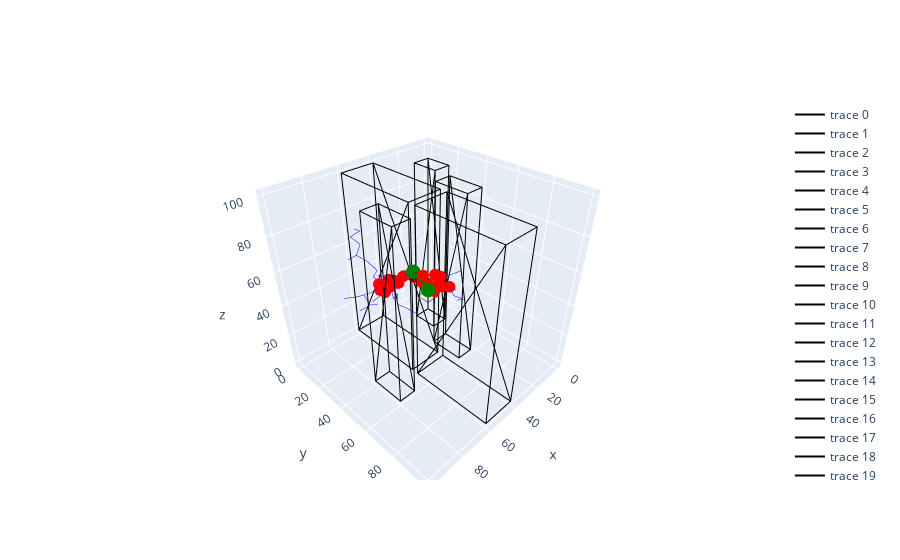

Here is the notebook cell this chart was saved with:
### Code cell
def main():
    #balance between extending and biasing	
	for i in range(0,maxIter):
		if i%10!=0: tree.expand()
		else: tree.bias()
	#check if sample is in goal, if so STOP!		
		if environment.goalRange()==1:
			print ("found")
			break
	tree.pathToGoal()
	tree.prun()
		
	#display initial plan under limited sensing
	draw()
	
fig.write_html("RRT3d_Plot.html")

 
# run main when RRT is called
if __name__ == '__main__':
    main()

### Figure 1 — Plotly figure (JSON) as saved in the notebook; plotly's stock layout.template omitted (floating-point values rounded to 4 significant figures)
{"data": [{"line": {"color": "black"}, "mode": "lines", "type": "scatter3d", "x": [40, 60, 60, 40, 40], "y": [52, 52, 100, 100, 52], "z": [0, 0, 0, 0, 0]}, {"line": {"color": "black"}, "mode": "lines", "type": "scatter3d", "x": [40, 60, 60, 40, 40], "y": [52, 52, 100, 100, 52], "z": [100, 100, 100, 100, 100]}, {"line": {"color": "black", "dash": "solid"}, "mode": "lines", "type": "scatter3d", "x": [40, 60, 60, 40, 40], "y": [52, 52, 52, 52, 52], "z": [0, 0, 100, 100, 0]}, {"line": {"color": "black", "dash": "solid"}, "mode": "lines", "type": "scatter3d", "x": [60, 60, 60, 60, 60], "y": [52, 52, 100, 100, 52], "z": [0, 0, 100, 100, 0]}, {"line": {"color": "black", "dash": "solid"}, "mode": "lines", "type": "scatter3d", "x": [60, 40, 40, 60, 60], "y": [100, 100, 100, 100, 100], "z": [0, 0, 100, 100, 0]}, {"line": {"color": "black", "dash": "solid"}, "mode": "lines", "type": "scatter3d", "x": [40, 40, 40, 40, 40], "y": [100, 100, 52, 52, 100], "z": [0, 0, 100, 100, 0]}, {"line": {"color": "black"}, "mode": "lines", "type": "scatter3d", "x": [70, 80, 80, 70, 70], "y": [40, 40, 60, 60, 40], "z": [0, 0, 0, 0, 0]}, {"line": {"color": "black"}, "mode": "lines", "type": "scatter3d", "x": [70, 80, 80, 70, 70], "y": [40, 40, 60, 60, 40], "z": [100, 100, 100, 100, 100]}, {"line": {"color": "black", "dash": "solid"}, "mode": "lines", "type": "scatter3d", "x": [70, 80, 80, 70, 70], "y": [40, 40, 40, 40, 40], "z": [0, 0, 100, 100, 0]}, {"line": {"color": "black", "dash": "solid"}, "mode": "lines", "type": "scatter3d", "x": [80, 80, 80, 80, 80], "y": [40, 40, 60, 60, 40], "z": [0, 0, 100, 100, 0]}, {"line": {"color": "black", "dash": "solid"}, "mode": "lines", "type": "scatter3d", "x": [80, 70, 70, 80, 80], "y": [60, 60, 60, 60, 60], "z": [0, 0, 100, 100, 0]}, {"line": {"color": "black", "dash": "solid"}, "mode": "lines", "type": "scatter3d", "x": [70, 70, 70, 70, 70], "y": [60, 60, 40, 40, 60], "z": [0, 0, 100, 100, 0]}, {"line": {"color": "black"}, "mode": "lines", "type": "scatter3d", "x": [40, 60, 60, 40, 40], "y": [0, 0, 48, 48, 0], "z": [0, 0, 0, 0, 0]}, {"line": {"color": "black"}, "mode": "lines", "type": "scatter3d", "x": [40, 60, 60, 40, 40], "y": [0, 0, 48, 48, 0], "z": [100, 100, 100, 100, 100]}, {"line": {"color": "black", "dash": "solid"}, "mode": "lines", "type": "scatter3d", "x": [40, 60, 60, 40, 40], "y": [0, 0, 0, 0, 0], "z": [0, 0, 100, 100, 0]}, {"line": {"color": "black", "dash": "solid"}, "mode": "lines", "type": "scatter3d", "x": [60, 60, 60, 60, 60], "y": [0, 0, 48, 48, 0], "z": [0, 0, 100, 100, 0]}, {"line": {"color": "black", "dash": "solid"}, "mode": "lines", "type": "scatter3d", "x": [60, 40, 40, 60, 60], "y": [48, 48, 48, 48, 48], "z": [0, 0, 100, 100, 0]}, {"line": {"color": "black", "dash": "solid"}, "mode": "lines", "type": "scatter3d", "x": [40, 40, 40, 40, 40], "y": [48, 48, 0, 0, 48], "z": [0, 0, 100, 100, 0]}, {"line": {"color": "black"}, "mode": "lines", "type": "scatter3d", "x": [15, 25, 25, 15, 15], "y": [15, 15, 30, 30, 15], "z": [0, 0, 0, 0, 0]}, {"line": {"color": "black"}, "mode": "lines", "type": "scatter3d", "x": [15, 25, 25, 15, 15], "y": [15, 15, 30, 30, 15], "z": [100, 100, 100, 100, 100]}, {"line": {"color": "black", "dash": "solid"}, "mode": "lines", "type": "scatter3d", "x": [15, 25, 25, 15, 15], "y": [15, 15, 15, 15, 15], "z": [0, 0, 100, 100, 0]}, {"line": {"color": "black", "dash": "solid"}, "mode": "lines", "type": "scatter3d", "x": [25, 25, 25, 25, 25], "y": [15, 15, 30, 30, 15], "z": [0, 0, 100, 100, 0]}, {"line": {"color": "black", "dash": "solid"}, "mode": "lines", "type": "scatter3d", "x": [25, 15, 15, 25, 25], "y": [30, 30, 30, 30, 30], "z": [0, 0, 100, 100, 0]}, {"line": {"color": "black", "dash": "solid"}, "mode": "lines", "type": "scatter3d", "x": [15, 15, 15, 15, 15], "y": [30, 30, 15, 15, 30], "z": [0, 0, 100, 100, 0]}, {"line": {"color": "black"}, "mode": "lines", "type": "scatter3d", "x": [25, 35, 35, 25, 25], "y": [40, 40, 60, 60, 40], "z": [0, 0, 0, 0, 0]}, {"line": {"color": "black"}, "mode": "lines", "type": "scatter3d", "x": [25, 35, 35, 25, 25], "y": [40, 40, 60, 60, 40], "z": [100, 100, 100, 100, 100]}, {"line": {"color": "black", "dash": "solid"}, "mode": "lines", "type": "scatter3d", "x": [25, 35, 35, 25, 25], "y": [40, 40, 40, 40, 40], "z": [0, 0, 100, 100, 0]}, {"line": {"color": "black", "dash": "solid"}, "mode": "lines", "type": "scatter3d", "x": [35, 35, 35, 35, 35], "y": [40, 40, 60, 60, 40], "z": [0, 0, 100, 100, 0]}, {"line": {"color": "black", "dash": "solid"}, "mode": "lines", "type": "scatter3d", "x": [35, 25, 25, 35, 35], "y": [60, 60, 60, 60, 60], "z": [0, 0, 100, 100, 0]}, {"line": {"color": "black", "dash": "solid"}, "mode": "lines", "type": "scatter3d", "x": [25, 25, 25, 25, 25], "y": [60, 60, 40, 40, 60], "z": [0, 0, 100, 100, 0]}, {"line": {"color": "blue", "width": 1}, "mode": "lines", "type": "scatter3d", "x": [100, 100], "y": [100, 100], "z": [100, 100]}, {"line": {"color": "blue", "width": 1}, "mode": "lines", "type": "scatter3d", "x": [96, 100], "y": [96, 100], "z": [96, 100]}, {"line": {"color": "blue", "width": 1}, "mode": "lines", "type": "scatter3d", "x": [91, 96], "y": [94, 96], "z": [92, 96]}, {"line": {"color": "blue", "width": 1}, "mode": "lines", "type": "scatter3d", "x": [86, 91], "y": [93, 94], "z": [91, 92]}, {"line": {"color": "blue", "width": 1}, "mode": "lines", "type": "scatter3d", "x": [81, 86], "y": [92, 93], "z": [88, 91]}, {"line": {"color": "blue", "width": 1}, "mode": "lines", "type": "scatter3d", "x": [82, 81], "y": [87, 92], "z": [86, 88]}, {"line": {"color": "blue", "width": 1}, "mode": "lines", "type": "scatter3d", "x": [78, 82], "y": [83, 87], "z": [83, 86]}, {"line": {"color": "blue", "width": 1}, "mode": "lines", "type": "scatter3d", "x": [73, 78], "y": [80, 83], "z": [83, 83]}, {"line": {"color": "blue", "width": 1}, "mode": "lines", "type": "scatter3d", "x": [69, 73], "y": [76, 80], "z": [79, 83]}, {"line": {"color": "blue", "width": 1}, "mode": "lines", "type": "scatter3d", "x": [67, 69], "y": [71, 76], "z": [77, 79]}, {"line": {"color": "blue", "width": 1}, "mode": "lines", "type": "scatter3d", "x": [71, 67], "y": [68, 71], "z": [77, 77]}, {"line": {"color": "blue", "width": 1}, "mode": "lines", "type": "scatter3d", "x": [63, 67], "y": [67, 71], "z": [73, 77]}, {"line": {"color": "blue", "width": 1}, "mode": "lines", "type": "scatter3d", "x": [72, 71], "y": [63, 68], "z": [77, 77]}, {"line": {"color": "blue", "width": 1}, "mode": "lines", "type": "scatter3d", "x": [58, 63], "y": [69, 67], "z": [72, 73]}, {"line": {"color": "blue", "width": 1}, "mode": "lines", "type": "scatter3d", "x": [54, 58], "y": [65, 69], "z": [68, 72]}, {"line": {"color": "blue", "width": 1}, "mode": "lines", "type": "scatter3d", "x": [73, 72], "y": [58, 63], "z": [73, 77]}, {"line": {"color": "blue", "width": 1}, "mode": "lines", "type": "scatter3d", "x": [77, 73], "y": [55, 58], "z": [69, 73]}, {"line": {"color": "blue", "width": 1}, "mode": "lines", "type": "scatter3d", "x": [74, 77], "y": [50, 55], "z": [64, 69]}, {"line": {"color": "blue", "width": 1}, "mode": "lines", "type": "scatter3d", "x": [57, 54], "y": [68, 65], "z": [64, 68]}, {"line": {"color": "blue", "width": 1}, "mode": "lines", "type": "scatter3d", "x": [71, 74], "y": [45, 50], "z": [64, 64]}, {"line": {"color": "blue", "width": 1}, "mode": "lines", "type": "scatter3d", "x": [73, 71], "y": [40, 45], "z": [60, 64]}, {"line": {"color": "blue", "width": 1}, "mode": "lines", "type": "scatter3d", "x": [69, 73], "y": [36, 40], "z": [56, 60]}, {"line": {"color": "blue", "width": 1}, "mode": "lines", "type": "scatter3d", "x": [64, 69], "y": [33, 36], "z": [52, 56]}, {"line": {"color": "blue", "width": 1}, "mode": "lines", "type": "scatter3d", "x": [59, 64], "y": [30, 33], "z": [47, 52]}, {"line": {"color": "blue", "width": 1}, "mode": "lines", "type": "scatter3d", "x": [74, 71], "y": [41, 45], "z": [66, 64]}, {"line": {"color": "blue", "width": 1}, "mode": "lines", "type": "scatter3d", "x": [76, 74], "y": [54, 50], "z": [60, 64]}, {"line": {"color": "blue", "width": 1}, "mode": "lines", "type": "scatter3d", "x": [83, 81], "y": [96, 92], "z": [87, 88]}, {"line": {"color": "blue", "width": 1}, "mode": "lines", "type": "scatter3d", "x": [69, 69], "y": [31, 36], "z": [58, 56]}, {"line": {"color": "blue", "width": 1}, "mode": "lines", "type": "scatter3d", "x": [61, 59], "y": [25, 30], "z": [43, 47]}, {"line": {"color": "blue", "width": 1}, "mode": "lines", "type": "scatter3d", "x": [56, 61], "y": [23, 25], "z": [38, 43]}, {"line": {"color": "blue", "width": 1}, "mode": "lines", "type": "scatter3d", "x": [51, 56], "y": [21, 23], "z": [41, 38]}, {"line": {"color": "blue", "width": 1}, "mode": "lines", "type": "scatter3d", "x": [71, 76], "y": [51, 54], "z": [59, 60]}, {"line": {"color": "blue", "width": 1}, "mode": "lines", "type": "scatter3d", "x": [55, 59], "y": [33, 30], "z": [45, 47]}, {"line": {"color": "blue", "width": 1}, "mode": "lines", "type": "scatter3d", "x": [55, 56], "y": [18, 23], "z": [33, 38]}, {"line": {"color": "blue", "width": 1}, "mode": "lines", "type": "scatter3d", "x": [46, 51], "y": [19, 21], "z": [39, 41]}, {"line": {"color": "blue", "width": 1}, "mode": "lines", "type": "scatter3d", "x": [54, 57], "y": [63, 68], "z": [62, 64]}, {"line": {"color": "blue", "width": 1}, "mode": "lines", "type": "scatter3d", "x": [73, 69], "y": [35, 36], "z": [53, 56]}, {"line": {"color": "blue", "width": 1}, "mode": "lines", "type": "scatter3d", "x": [80, 83], "y": [98, 96], "z": [85, 87]}, {"line": {"color": "blue", "width": 1}, "mode": "lines", "type": "scatter3d", "x": [41, 46], "y": [17, 19], "z": [34, 39]}, {"line": {"color": "blue", "width": 1}, "mode": "lines", "type": "scatter3d", "x": [36, 41], "y": [15, 17], "z": [35, 34]}, {"line": {"color": "blue", "width": 1}, "mode": "lines", "type": "scatter3d", "x": [53, 57], "y": [71, 68], "z": [62, 64]}, {"line": {"color": "blue", "width": 1}, "mode": "lines", "type": "scatter3d", "x": [64, 69], "y": [78, 76], "z": [79, 79]}, {"line": {"color": "blue", "width": 1}, "mode": "lines", "type": "scatter3d", "x": [64, 69], "y": [28, 31], "z": [58, 58]}, {"line": {"color": "blue", "width": 1}, "mode": "lines", "type": "scatter3d", "x": [59, 55], "y": [16, 18], "z": [30, 33]}, {"line": {"color": "blue", "width": 1}, "mode": "lines", "type": "scatter3d", "x": [32, 36], "y": [18, 15], "z": [36, 35]}, {"line": {"color": "blue", "width": 1}, "mode": "lines", "type": "scatter3d", "x": [81, 80], "y": [96, 98], "z": [84, 85]}, {"line": {"color": "blue", "width": 1}, "mode": "lines", "type": "scatter3d", "x": [66, 64], "y": [23, 28], "z": [62, 58]}, {"line": {"color": "blue", "width": 1}, "mode": "lines", "type": "scatter3d", "x": [74, 71], "y": [54, 51], "z": [56, 59]}, {"line": {"color": "blue", "width": 1}, "mode": "lines", "type": "scatter3d", "x": [27, 32], "y": [15, 18], "z": [31, 36]}, {"line": {"color": "blue", "width": 1}, "mode": "lines", "type": "scatter3d", "x": [77, 73], "y": [33, 35], "z": [52, 53]}, {"line": {"color": "blue", "width": 1}, "mode": "lines", "type": "scatter3d", "x": [56, 59], "y": [11, 16], "z": [25, 30]}, {"line": {"color": "blue", "width": 1}, "mode": "lines", "type": "scatter3d", "x": [72, 74], "y": [58, 54], "z": [55, 56]}, {"line": {"color": "blue", "width": 1}, "mode": "lines", "type": "scatter3d", "x": [25, 27], "y": [19, 15], "z": [28, 31]}, {"line": {"color": "blue", "width": 1}, "mode": "lines", "type": "scatter3d", "x": [27, 32], "y": [16, 18], "z": [40, 36]}, {"line": {"color": "blue", "width": 1}, "mode": "lines", "type": "scatter3d", "x": [20, 25], "y": [16, 19], "z": [23, 28]}, {"line": {"color": "blue", "width": 1}, "mode": "lines", "type": "scatter3d", "x": [77, 77], "y": [37, 33], "z": [48, 52]}, {"line": {"color": "blue", "width": 1}, "mode": "lines", "type": "scatter3d", "x": [80, 77], "y": [29, 33], "z": [50, 52]}, {"line": {"color": "blue", "width": 1}, "mode": "lines", "type": "scatter3d", "x": [72, 77], "y": [37, 37], "z": [46, 48]}, {"line": {"color": "blue", "width": 1}, "mode": "lines", "type": "scatter3d", "x": [70, 66], "y": [20, 23], "z": [66, 62]}, {"line": {"color": "blue", "width": 1}, "mode": "lines", "type": "scatter3d", "x": [15, 20], "y": [15, 16], "z": [20, 23]}, {"line": {"color": "blue", "width": 1}, "mode": "lines", "type": "scatter3d", "x": [65, 70], "y": [17, 20], "z": [69, 66]}, {"line": {"color": "blue", "width": 1}, "mode": "lines", "type": "scatter3d", "x": [11, 15], "y": [11, 15], "z": [16, 20]}, {"line": {"color": "blue", "width": 1}, "mode": "lines", "type": "scatter3d", "x": [72, 70], "y": [15, 20], "z": [62, 66]}, {"line": {"color": "blue", "width": 1}, "mode": "lines", "type": "scatter3d", "x": [67, 65], "y": [12, 17], "z": [72, 69]}, {"line": {"color": "blue", "width": 1}, "mode": "lines", "type": "scatter3d", "x": [24, 20], "y": [13, 16], "z": [23, 23]}, {"line": {"color": "blue", "width": 1}, "mode": "lines", "type": "scatter3d", "x": [59, 56], "y": [26, 23], "z": [36, 38]}, {"line": {"color": "blue", "width": 1}, "mode": "lines", "type": "scatter3d", "x": [63, 67], "y": [15, 12], "z": [75, 72]}, {"line": {"color": "blue", "width": 1}, "mode": "lines", "type": "scatter3d", "x": [69, 72], "y": [62, 58], "z": [52, 55]}, {"line": {"color": "blue", "width": 1}, "mode": "lines", "type": "scatter3d", "x": [59, 63], "y": [63, 67], "z": [74, 73]}, {"line": {"color": "blue", "width": 1}, "mode": "lines", "type": "scatter3d", "x": [7, 11], "y": [7, 11], "z": [11, 16]}, {"line": {"color": "blue", "width": 1}, "mode": "lines", "type": "scatter3d", "x": [59, 64], "y": [79, 78], "z": [79, 79]}, {"line": {"color": "blue", "width": 1}, "mode": "lines", "type": "scatter3d", "x": [81, 77], "y": [34, 37], "z": [45, 48]}, {"line": {"color": "blue", "width": 1}, "mode": "lines", "type": "scatter3d", "x": [67, 63], "y": [16, 15], "z": [78, 75]}, {"line": {"color": "blue", "width": 1}, "mode": "lines", "type": "scatter3d", "x": [84, 80], "y": [26, 29], "z": [50, 50]}, {"line": {"color": "blue", "width": 1}, "mode": "lines", "type": "scatter3d", "x": [25, 25], "y": [23, 19], "z": [24, 28]}, {"line": {"color": "blue", "width": 1}, "mode": "lines", "type": "scatter3d", "x": [10, 15], "y": [17, 15], "z": [23, 20]}, {"line": {"color": "blue", "width": 1}, "mode": "lines", "type": "scatter3d", "x": [78, 77], "y": [50, 55], "z": [70, 69]}, {"line": {"color": "blue", "width": 1}, "mode": "lines", "type": "scatter3d", "x": [3, 7], "y": [3, 7], "z": [6, 11]}, {"line": {"color": "red", "width": 2}, "marker": {"size": 4}, "mode": "lines+markers", "type": "scatter3d", "x": [3, 7], "y": [3, 7], "z": [6, 11]}, {"line": {"color": "red", "width": 2}, "marker": {"size": 4}, "mode": "lines+markers", "type": "scatter3d", "x": [7, 11], "y": [7, 11], "z": [11, 16]}, {"line": {"color": "red", "width": 2}, "marker": {"size": 4}, "mode": "lines+markers", "type": "scatter3d", "x": [11, 15], "y": [11, 15], "z": [16, 20]}, {"line": {"color": "red", "width": 2}, "marker": {"size": 4}, "mode": "lines+markers", "type": "scatter3d", "x": [15, 20], "y": [15, 16], "z": [20, 23]}, {"line": {"color": "red", "width": 2}, "marker": {"size": 4}, "mode": "lines+markers", "type": "scatter3d", "x": [20, 25], "y": [16, 19], "z": [23, 28]}, {"line": {"color": "red", "width": 2}, "marker": {"size": 4}, "mode": "lines+markers", "type": "scatter3d", "x": [25, 27], "y": [19, 15], "z": [28, 31]}, {"line": {"color": "red", "width": 2}, "marker": {"size": 4}, "mode": "lines+markers", "type": "scatter3d", "x": [27, 32], "y": [15, 18], "z": [31, 36]}, {"line": {"color": "red", "width": 2}, "marker": {"size": 4}, "mode": "lines+markers", "type": "scatter3d", "x": [32, 36], "y": [18, 15], "z": [36, 35]}, {"line": {"color": "red", "width": 2}, "marker": {"size": 4}, "mode": "lines+markers", "type": "scatter3d", "x": [36, 41], "y": [15, 17], "z": [35, 34]}, {"line": {"color": "red", "width": 2}, "marker": {"size": 4}, "mode": "lines+markers", "type": "scatter3d", "x": [41, 46], "y": [17, 19], "z": [34, 39]}, {"line": {"color": "red", "width": 2}, "marker": {"size": 4}, "mode": "lines+markers", "type": "scatter3d", "x": [46, 51], "y": [19, 21], "z": [39, 41]}, {"line": {"color": "red", "width": 2}, "marker": {"size": 4}, "mode": "lines+markers", "type": "scatter3d", "x": [51, 56], "y": [21, 23], "z": [41, 38]}, {"line": {"color": "red", "width": 2}, "marker": {"size": 4}, "mode": "lines+markers", "type": "scatter3d", "x": [56, 61], "y": [23, 25], "z": [38, 43]}, {"line": {"color": "red", "width": 2}, "marker": {"size": 4}, "mode": "lines+markers", "type": "scatter3d", "x": [61, 59], "y": [25, 30], "z": [43, 47]}, {"line": {"color": "red", "width": 2}, "marker": {"size": 4}, "mode": "lines+markers", "type": "scatter3d", "x": [59, 64], "y": [30, 33], "z": [47, 52]}, {"line": {"color": "red", "width": 2}, "marker": {"size": 4}, "mode": "lines+markers", "type": "scatter3d", "x": [64, 69], "y": [33, 36], "z": [52, 56]}, {"line": {"color": "red", "width": 2}, "marker": {"size": 4}, "mode": "lines+markers", "type": "scatter3d", "x": [69, 73], "y": [36, 40], "z": [56, 60]}, {"line": {"color": "red", "width": 2}, "marker": {"size": 4}, "mode": "lines+markers", "type": "scatter3d", "x": [73, 71], "y": [40, 45], "z": [60, 64]}, {"line": {"color": "red", "width": 2}, "marker": {"size": 4}, "mode": "lines+markers", "type": "scatter3d", "x": [71, 74], "y": [45, 50], "z": [64, 64]}, {"line": {"color": "red", "width": 2}, "marker": {"size": 4}, "mode": "lines+markers", "type": "scatter3d", "x": [74, 77], "y": [50, 55], "z": [64, 69]}, {"line": {"color": "red", "width": 2}, "marker": {"size": 4}, "mode": "lines+markers", "type": "scatter3d", "x": [77, 73], "y": [55, 58], "z": [69, 73]}, {"line": {"color": "red", "width": 2}, "marker": {"size": 4}, "mode": "lines+markers", "type": "scatter3d", "x": [73, 72], "y": [58, 63], "z": [73, 77]}, {"line": {"color": "red", "width": 2}, "marker": {"size": 4}, "mode": "lines+markers", "type": "scatter3d", "x": [72, 71], "y": [63, 68], "z": [77, 77]}, {"line": {"color": "red", "width": 2}, "marker": {"size": 4}, "mode": "lines+markers", "type": "scatter3d", "x": [71, 67], "y": [68, 71], "z": [77, 77]}, {"line": {"color": "red", "width": 2}, "marker": {"size": 4}, "mode": "lines+markers", "type": "scatter3d", "x": [67, 69], "y": [71, 76], "z": [77, 79]}, {"line": {"color": "red", "width": 2}, "marker": {"size": 4}, "mode": "lines+markers", "type": "scatter3d", "x": [69, 73], "y": [76, 80], "z": [79, 83]}, {"line": {"color": "red", "width": 2}, "marker": {"size": 4}, "mode": "lines+markers", "type": "scatter3d", "x": [73, 78], "y": [80, 83], "z": [83, 83]}, {"line": {"color": "red", "width": 2}, "marker": {"size": 4}, "mode": "lines+markers", "type": "scatter3d", "x": [78, 82], "y": [83, 87], "z": [83, 86]}, {"line": {"color": "red", "width": 2}, "marker": {"size": 4}, "mode": "lines+markers", "type": "scatter3d", "x": [82, 81], "y": [87, 92], "z": [86, 88]}, {"line": {"color": "red", "width": 2}, "marker": {"size": 4}, "mode": "lines+markers", "type": "scatter3d", "x": [81, 86], "y": [92, 93], "z": [88, 91]}, {"line": {"color": "red", "width": 2}, "marker": {"size": 4}, "mode": "lines+markers", "type": "scatter3d", "x": [86, 91], "y": [93, 94], "z": [91, 92]}, {"line": {"color": "red", "width": 2}, "marker": {"size": 4}, "mode": "lines+markers", "type": "scatter3d", "x": [91, 96], "y": [94, 96], "z": [92, 96]}, {"line": {"color": "red", "width": 2}, "marker": {"size": 4}, "mode": "lines+markers", "type": "scatter3d", "x": [96, 100], "y": [96, 100], "z": [96, 100]}, {"line": {"color": "green", "width": 2}, "marker": {"size": 5}, "mode": "lines+markers", "type": "scatter3d", "x": [3, 72], "y": [3, 63], "z": [6, 77]}, {"line": {"color": "green", "width": 2}, "marker": {"size": 5}, "mode": "lines+markers", "type": "scatter3d", "x": [72, 100], "y": [63, 100], "z": [77, 100]}, {"line": {"color": "gray"}, "mode": "lines", "type": "scatter3d", "x": [0, 0, 10, 10, 0], "y": [0, 10, 10, 0, 0], "z": [0, 0, 0, 0, 0]}], "layout": {"scene": {"aspectmode": "cube"}}}
